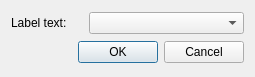
<?xml version="1.0" encoding="UTF-8"?>
<ui version="4.0">
 <class>ComboBoxDialog</class>
 <widget class="QDialog" name="Dialog">
  <property name="geometry">
   <rect>
    <x>0</x>
    <y>0</y>
    <width>255</width>
    <height>77</height>
   </rect>
  </property>
  <property name="windowTitle">
   <string>Dialog</string>
  </property>
  <layout class="QGridLayout" name="gridLayout">
   <item row="0" column="0">
    <widget class="QLabel" name="label">
     <property name="text">
      <string>Label text:</string>
     </property>
    </widget>
   </item>
   <item row="0" column="1">
    <widget class="QComboBox" name="comboBox">
     <property name="minimumSize">
      <size>
       <width>155</width>
       <height>0</height>
      </size>
     </property>
    </widget>
   </item>
   <item row="1" column="0" colspan="2">
    <widget class="QDialogButtonBox" name="buttonBox">
     <property name="orientation">
      <enum>Qt::Horizontal</enum>
     </property>
     <property name="standardButtons">
      <set>QDialogButtonBox::Cancel|QDialogButtonBox::Ok</set>
     </property>
    </widget>
   </item>
  </layout>
 </widget>
 <resources/>
 <connections>
  <connection>
   <sender>buttonBox</sender>
   <signal>accepted()</signal>
   <receiver>Dialog</receiver>
   <slot>accept()</slot>
   <hints>
    <hint type="sourcelabel">
     <x>248</x>
     <y>254</y>
    </hint>
    <hint type="destinationlabel">
     <x>157</x>
     <y>274</y>
    </hint>
   </hints>
  </connection>
  <connection>
   <sender>buttonBox</sender>
   <signal>rejected()</signal>
   <receiver>Dialog</receiver>
   <slot>reject()</slot>
   <hints>
    <hint type="sourcelabel">
     <x>316</x>
     <y>260</y>
    </hint>
    <hint type="destinationlabel">
     <x>286</x>
     <y>274</y>
    </hint>
   </hints>
  </connection>
 </connections>
</ui>
